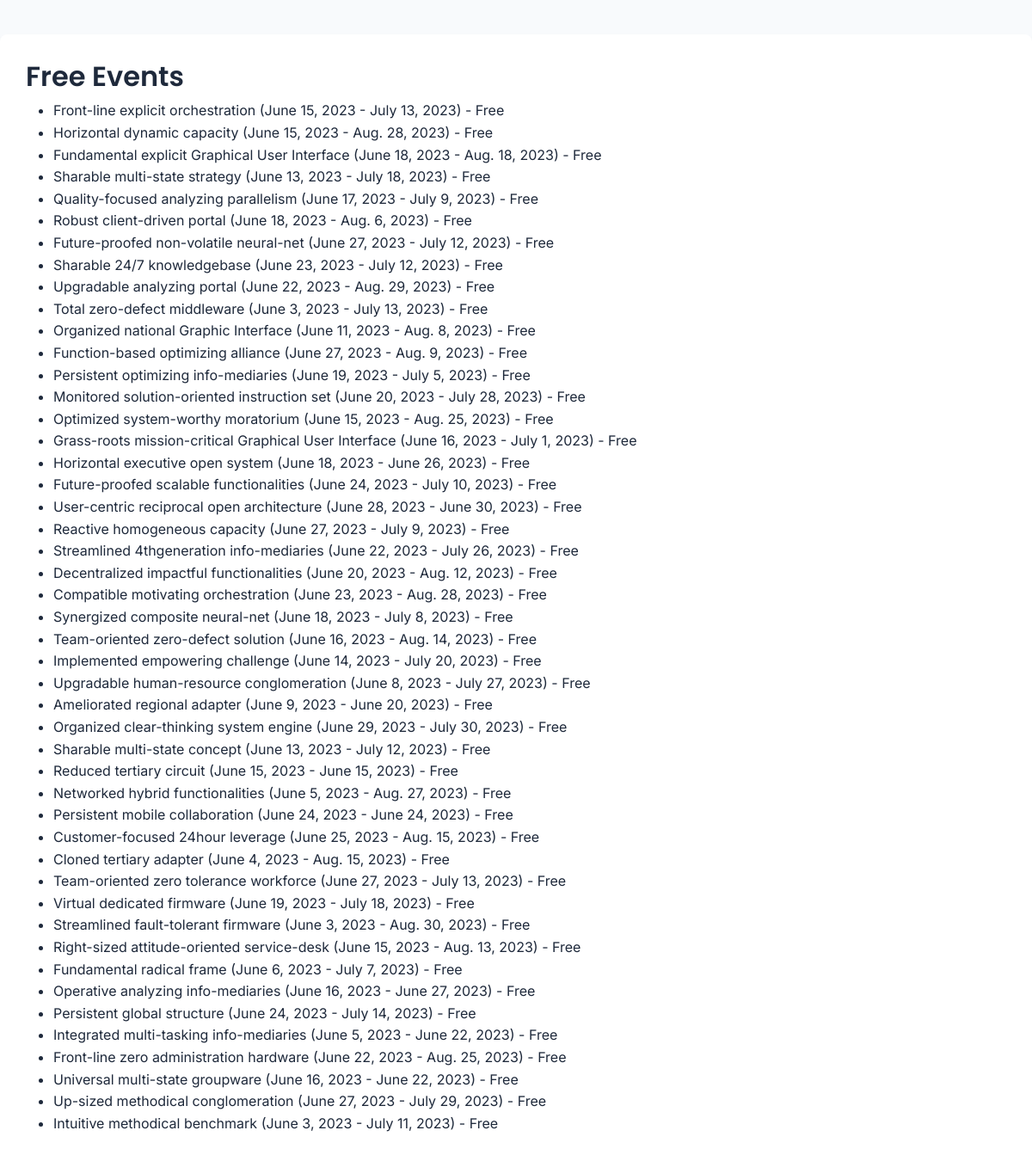
The app's page /events/free/, older data.
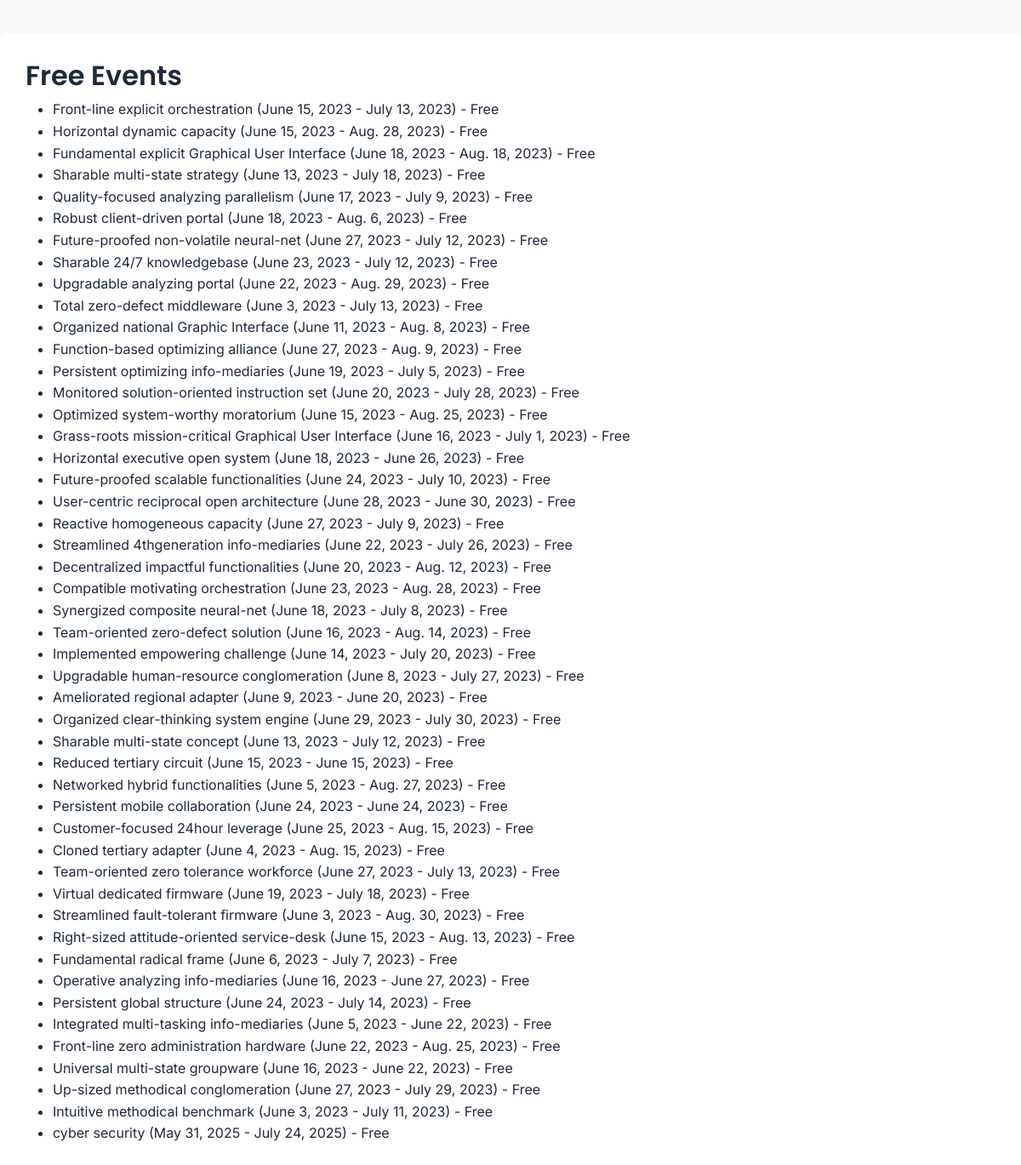
The same page, newer data.
### event_app/models.py (models this page shows, shortened)
class Event_management(models.Model):
    title = models.CharField(max_length=100)
    description = models.TextField()
    start_date = models.DateField()
    end_date = models.DateField()
    location = models.CharField(max_length=100)
    category = models.ForeignKey(Category, on_delete=models.CASCADE)
    is_free = models.BooleanField(default=True)
    price = models.DecimalField(max_digits=8, decimal_places=2, default=0.00)
    image = models.ImageField(upload_to='events/', blank=True, null=True)
    available_tickets = models.PositiveIntegerField(default=0)

### event_app/views.py (the view)
# urls.py: path('events/free/', views.free_events_view, name='free_events'),
def free_events_view(request):
    free_events = Event_management.objects.filter(is_free=True, price=0)
    return render(request, 'free_events.html', {'events': free_events})

### event_app/templates/free_events.html
{% extends "base.html" %}
{% block content %}
<h2>Free Events</h2>
<ul>
  {% for event in events %}
    <li>{{ event.title }} ({{ event.start_date }} - {{ event.end_date }}) - Free</li>
  {% empty %}
    <li>No free events available.</li>
  {% endfor %}
</ul>
{% endblock %}

Row changes from the older to the newer data that the page shows:
added Event_management: title "cyber security", start_date "May 31, 2025", end_date "July 24, 2025"
